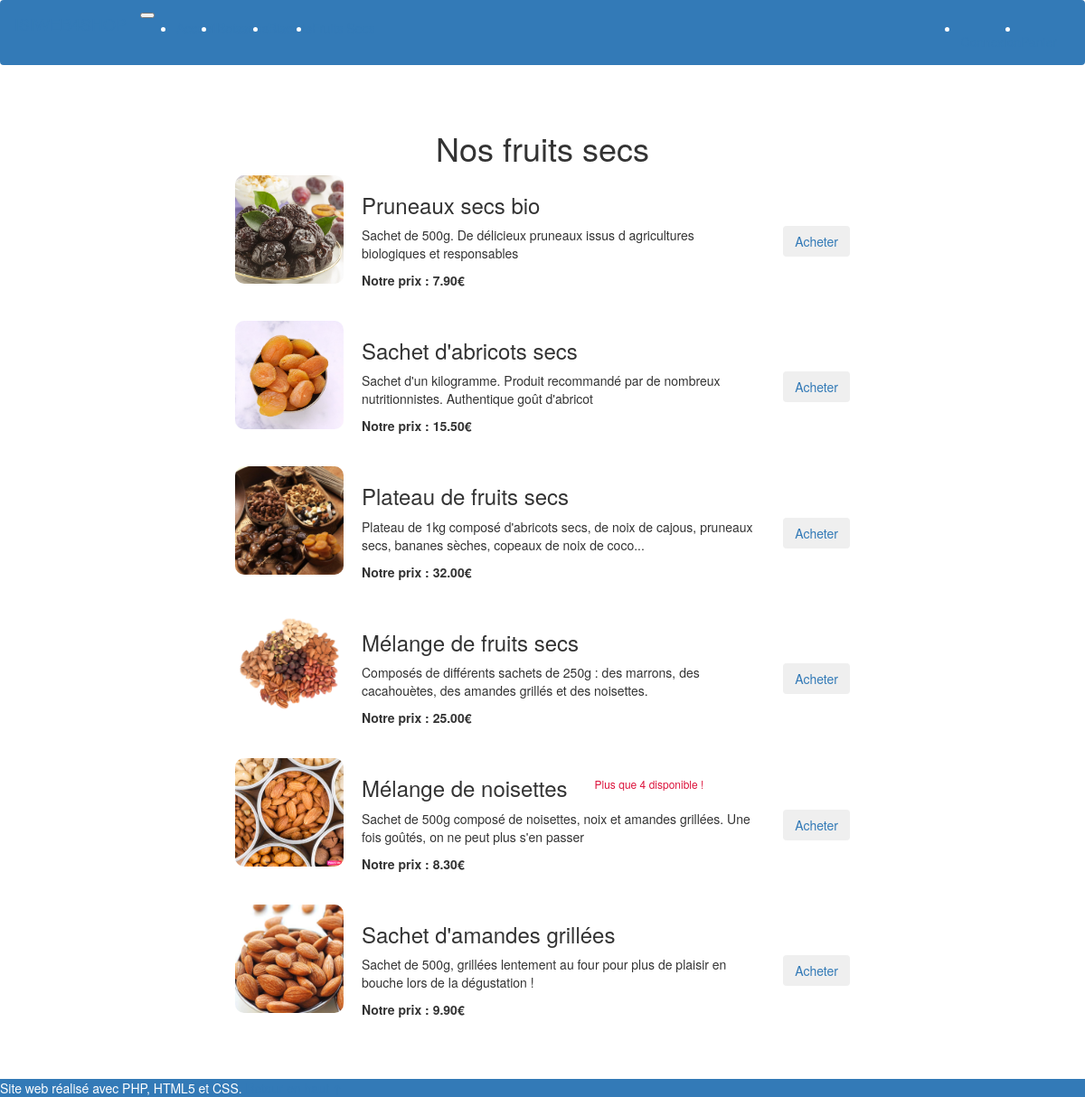
Screenshot of /index.php?action=fruitsSecs with the database file from the repository.
### tables this page shows
CREATE TABLE `products` (
  `id` int(11) NOT NULL,
  `cat_id` tinyint(4) NOT NULL,
  `name` varchar(150) NOT NULL,
  `description` text NOT NULL,
  `image` varchar(30) NOT NULL,
  `price` decimal(5,2) NOT NULL,
  `quantity` int(3) NOT NULL
);

### controllers/c_produit.php (called while the page is built, shortened)
<?php
class C_Produit
{
    private $produit;
    public function __construct()
    {
        $this->produit = new Produit();
    }
    public function produits($categorie)
    {
        $vue = new View("produits");
        $donnes = array('produits' => $this->produit->getProduits($categorie), 'categorie' => $categorie);
        $vue->generer($donnes);
    }
}

### index.php (called while the page is built, shortened)
<?php
$routeur = new Routeur();
$routeur->routerRequete();

### models/m_produit.php (called while the page is built, shortened)
<?php
class Produit extends Model
{
    function getProduits($categorie)
    {
        $sql = "select id, name, description, image, price, quantity from products
            where cat_id = ?";
        $produits = $this->executerRequete($sql, array($categorie));
        return $produits;
    }
}

### models/m_Model.php (called while the page is built)
<?php
abstract class Model
{
    private $bdd;
    protected function executerRequete($sql, $params = null)
    {
        if ($params == null) {
            $resultat = $this->getBdd()->query($sql);
        } else {
            $resultat = $this->getBdd()->prepare($sql);
            $resultat->execute($params);
        }
        return $resultat;
    }
    private function getBdd()
    {
        if ($this->bdd == null) {
            $this->bdd = new PDO(
                BD_HOST,
                BD_USER,
                BD_PWD,
                array(PDO::ATTR_ERRMODE => PDO::ERRMODE_EXCEPTION)
            );
        }
        return $this->bdd;
    }
}

### views/v_produits.php (the view, shortened to what this page needs)
<?php
switch ($categorie) {
    case 3:
        $titre = "Nos fruits secs";
        $action = 'fruitSec';
        break;
}
?>
<?php
echo "<h1 class=\"mb-5\">" . $titre . "</h1>";
foreach ($produits as $d) {
    if ($d['quantity'] <= 0) {
        $comment = 'Rupture de stock !!!';
    } else if ($d['quantity'] <= 5) {
        $comment = 'Plus que ' . $d['quantity'] . ' disponible !';
    } else {
        $comment = '';
    }
    echo
    "<div class=\"Produit\">
        <div><img class=\"ImageProduitMoyenne\" src=\"" . IMAGE . $d['image'] . "\" alt=\"image : " . $d['name'] . "\"></div>
        <div class=\"InfoProduit\">
            <div class=\"ligne center\">
                <h3 class=\"mr-3\">" . $d['name'] . "</h3>
                <h6 class=\"Alert \">" . $comment . "</h6>
            </div>
            <div class=\"ligne\">
                <p class= \"mr-3 d-none d-none d-lg-block\">" .  $d['description'] . "</p>
                <a class=\" pull-righ\" href=\"index.php?action=" . $action . "&id=" . $d['id'] . "\"><button type=\"button\" class=\"btn btn-secondary\">Acheter</button></a>
            </div>
            <p class=\"mr-3\"><b>Notre prix : " . $d['price'] . "€</b></p>
        </div>
    </div>";
}
?>

### assets/style.css (style rules this page uses)
body { display: flex; flex-direction: column; }
a { text-decoration: none; }
.center { display: flex; flex-direction: column; align-items: center; }
.Produit { display: flex; flex-direction: row; margin-bottom: 25px; }
.InfoProduit { width: 45vw; }
.ImageProduitMoyenne { width: 10vw; margin-right: 20px; border-radius: 10px; }
.ligne { display: flex; flex-direction: row; }
.Alert { color: crimson; }
.mr-3 { margin-right: 30px; }

### rows the page displays
products: image (picture), name "Pruneaux secs bio", description "Sachet de 500g. De délicieux pruneaux issus d agricultures biologiques et responsables", price "7.90"
products: image (picture), name "Sachet d'abricots secs", description "Sachet d'un kilogramme. Produit recommandé par de nombreux nutritionnistes. Authentique goût d'abricot", price "15.50"
products: image (picture), name "Plateau de fruits secs", description "Plateau de 1kg composé d'abricots secs, de noix de cajous, pruneaux secs, bananes sèches, copeaux de noix de coco...", price "32.00"
products: image (picture), name "Mélange de fruits secs", description "Composés de différents sachets de 250g : des marrons, des cacahouètes, des amandes grillés et des noisettes.", price "25.00"
products: image (picture), name "Mélange de noisettes", quantity "Plus que 4 disponible !", description "Sachet de 500g composé de noisettes, noix et amandes grillées. Une fois goûtés, on ne peut plus s'en passer", price "8.30"
products: image (picture), name "Sachet d'amandes grillées", description "Sachet de 500g, grillées lentement au four pour plus de plaisir en bouche lors de la dégustation !", price "9.90"

### other values shown
$titre "Nos fruits secs"
